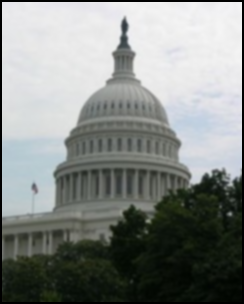

This chart was generated by the following Python code:
from PIL import Image
import numpy as np
import matplotlib.pyplot as plt
from blur import convert
# Gaussian kernel
gaussian_kernel = [[1 / 256, 4  / 256,  6 / 256,  4 / 256, 1 / 256],
                   [4 / 256, 16 / 256, 24 / 256, 16 / 256, 4 / 256],
                   [6 / 256, 24 / 256, 36 / 256, 24 / 256, 6 / 256],
                   [4 / 256, 16 / 256, 24 / 256, 16 / 256, 4 / 256],
                   [1 / 256, 4  / 256,  6 / 256,  4 / 256, 1 / 256]]
image = np.array(Image.open("blur.jpeg"))
gaussian_blur = Image.fromarray(np.uint8(convert(image, gaussian_kernel)))
gaussian_blur.save("gaussian_blur.png")
